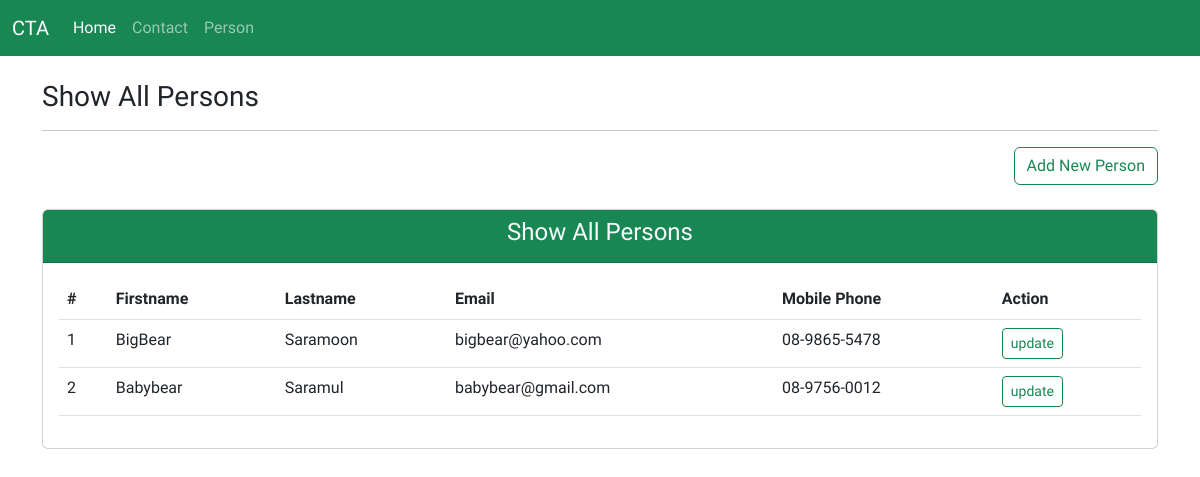
The page /person/show_all/ on the database its author committed.
### personapp/models.py (models this page shows, shortened)
class Person(models.Model):
  firstname = models.CharField(max_length=30)
  lastname = models.CharField(max_length=30)
  email = models.EmailField(max_length=100)
  phone = models.CharField(max_length=20)
  bio = models.TextField(max_length=500)

### personapp/views.py (the view)
# urls.py: path('show_all/', views.contacts, name='show_all'),
def show_all(request):
  persons = Person.objects.all()
  context = {
    'title':'Show All Persons',
    'persons': persons
  }
  return render(request, 'person/show_all.html', context)

### templates/person/show_all.html (shortened to what this page needs)
{% extends 'layout.html' %}
{% block content %}
  <div class="container mt-4">
    <h3>{{title}}</h3>
    <hr>
    <div class="row">
      <div class="col-12">
        <a href="{% url 'personapp:new_person' %}" class="btn btn-outline-success float-end">Add New Person</a>
      </div>
    </div>
    <div class="table-responsive mt-4">
      <div class="card">
        <div class="card-header bg-success text-center text-light">
          <h4>{{title}}</h4>
        </div>
        <div class="card-body">
          <table class="table table-hover">
            <thead>
              <tr>
                <th>#</th>
                <th>Firstname</th>
                <th>Lastname</th>
                <th>Email</th>
                <th>Mobile Phone</th>
                <th>Action</th>
              </tr>
            </thead>
            {% for person in persons %}
              <tr>
                <td>{{forloop.counter}}</td>
                <td>{{person.firstname}}</td>
                <td>{{person.lastname}}</td>
                <td>{{person.email}}</td>
                <td>{{person.phone}}</td>
                <td>
                  <a href="{% url 'personapp:update_person' id=person.id %}" class="btn btn-outline-success btn-sm">update</a>
                </td>
              </tr>
            {% endfor %}
          </table>
        </div>
      </div>
    </div>
  </div>
{% endblock %}

### templates/layout.html (style rules this page uses)
body { font-family: 'Itim', cursive; }

### rows shown on the page
Person: firstname "BigBear", lastname "Saramoon", email "bigbear@yahoo.com", phone "08-9865-5478"
Person: firstname "Babybear", lastname "Saramul", email "babybear@gmail.com", phone "08-9756-0012"

### other values the page prints
{{ title }} "Show All Persons"
